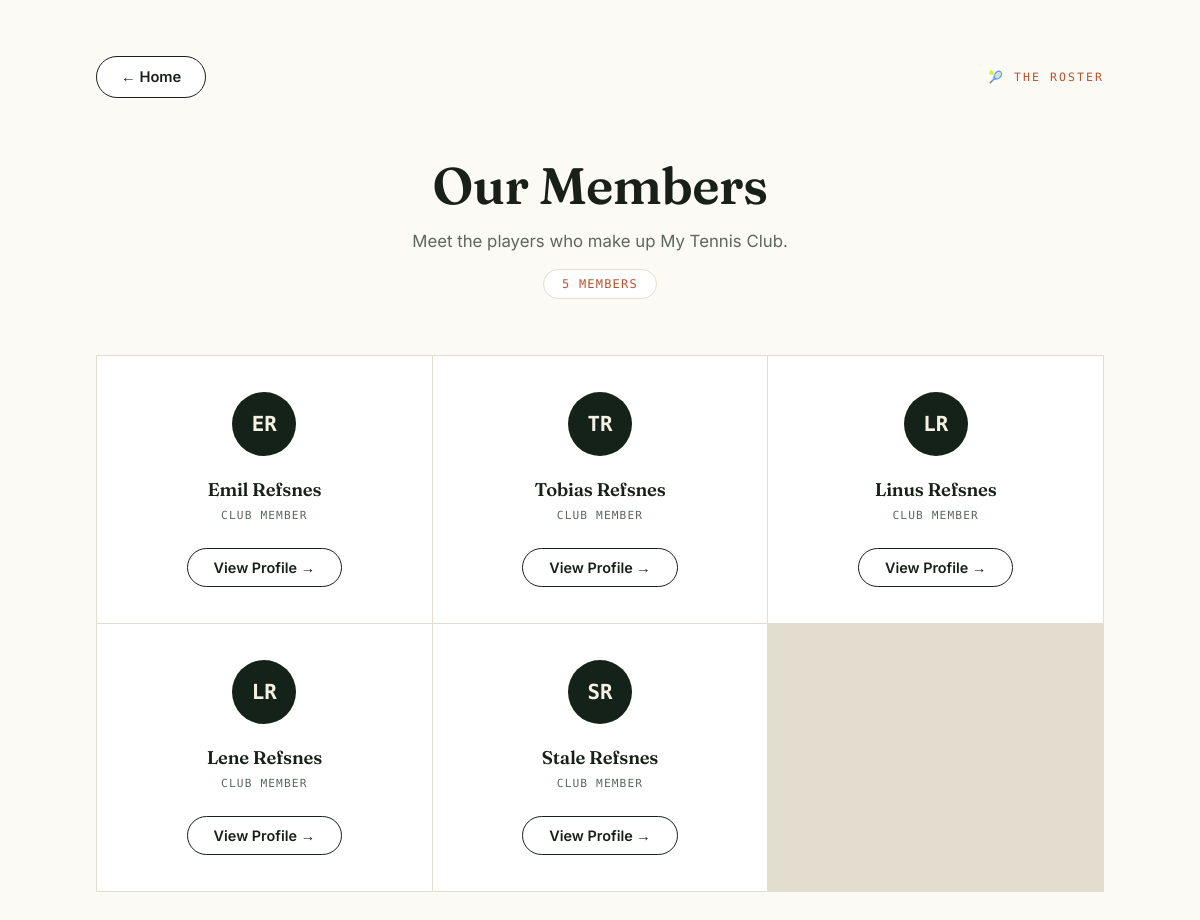
/members/, run on an earlier commit of the app's database.
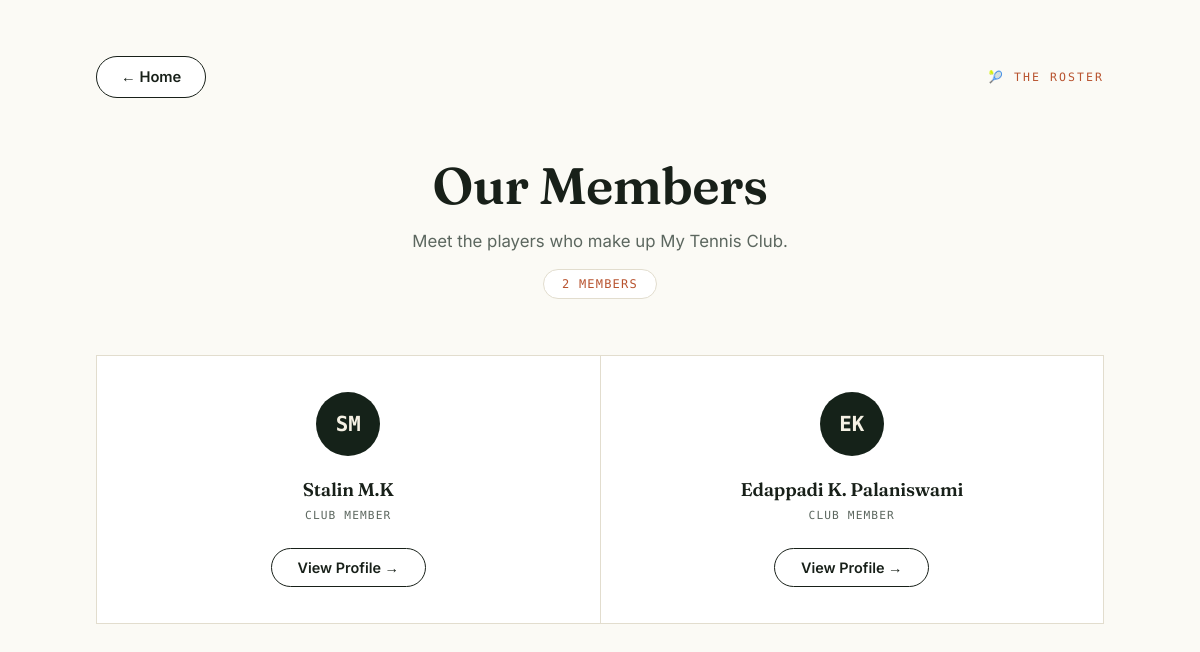
And on a later commit of the database.
### members/models.py (models this page shows)
class Member(models.Model):
    first_name = models.CharField(max_length=30)
    last_name = models.CharField(max_length=30)
    phone = models.IntegerField(null=True)
    joined_date = models.DateField(null=True)

### members/views.py (the view)
# urls.py: path('', views.members, name='members'),
def members(request):
    mymembers = Member.objects.all().values()
    template = loader.get_template('all_members.html')
    context = {
        'mymembers': mymembers,
    }
    return HttpResponse(template.render(context, request))

### members/templates/all_members.html (shortened to what this page needs)
{% extends "master.html" %}
{% block content %}
<div class="members-page members-container">
    <div class="top-bar">
        <a href="{% url 'main' %}" class="back-btn">
            ← Home
        </a>
        <span class="tc-eyebrow">🎾 The Roster</span>
    </div>
    <div class="heading">
        <h1>Our Members</h1>
        <p>Meet the players who make up My Tennis Club.</p>
        {% if mymembers %}
        <span class="roster-count">{{ mymembers|length }} Member{{ mymembers|length|pluralize }}</span>
        {% endif %}
    </div>
    {% if mymembers %}
    <div class="members-grid">
        {% for x in mymembers %}
        <div class="member-card">
            <div class="avatar">
                {{ x.first_name|slice:":1" }}{{ x.last_name|slice:":1" }}
            </div>
            <h2>{{ x.first_name }} {{ x.last_name }}</h2>
            <span class="role">Club Member</span>
            <a href="{% url 'details' x.id %}" class="view-btn">
                View Profile →
            </a>
        </div>
        {% endfor %}
    </div>
    {% else %}
    <div class="empty">
        <span class="empty-icon">🎾</span>
        <h2>No members yet</h2>
        <p>Once players join the club, they'll show up here.</p>
    </div>
    {% endif %}
</div>
{% endblock %}

### members/templates/master.html (shortened to what this page needs)
<!DOCTYPE html>
<html>
<head>
</head>
<body>
{% block content %}
{% endblock %}
</body>
</html>

### members/templates/all_members.html (style rules this page uses)
* { margin:0; padding:0; box-sizing:border-box; }
:root { --clubhouse:#152219; --clubhouse-2:#1c3024; --chalk:#f5f1e4; --clay:#b8532f; --turf:#3f5c42; --ink:#182019; --muted:#5c675f; --line:rgba(245,241,228,0.16); --border-light:#e2ddce; }
body { background:#fbfaf5; color:var(--ink); font-family:'Inter',sans-serif; -webkit-font-smoothing:antialiased; }
.members-page h1, .members-page h2 { font-family:'Fraunces',serif; font-weight:600; letter-spacing:-0.01em; }
.members-container { min-height:100vh; padding:56px 8% 90px; }
.top-bar { display:flex; justify-content:space-between; align-items:center; margin-bottom:56px; flex-wrap:wrap; gap:20px; }
.tc-eyebrow { font-family:'Space Mono',monospace; font-size:0.72rem; letter-spacing:0.18em; text-transform:uppercase; color:var(--clay); }
.back-btn { color:var(--ink); text-decoration:none; font-weight:600; font-size:0.92rem; padding:11px 24px; border:1px solid var(--ink); border-radius:50px; background:#fff; transition:background .25s ease, color .25s ease, transform .25s ease; }
.heading { text-align:center; margin-bottom:56px; }
.heading h1 { font-size:clamp(2.2rem, 4.5vw, 3.2rem); margin-bottom:14px; }
.heading p { color:var(--muted); font-size:1.05rem; }
.roster-count { display:inline-block; margin-top:18px; font-family:'Space Mono',monospace; font-size:0.75rem; letter-spacing:0.1em; text-transform:uppercase; color:var(--clay); border:1px solid var(--border-light); border-radius:30px; padding:7px 18px; background:#fff; }
.members-grid { display:grid; grid-template-columns:repeat(auto-fit,minmax(260px,1fr)); gap:1px; background:var(--border-light); border:1px solid var(--border-light); max-width:1100px; margin:0 auto; }
.member-card { background:#fff; padding:36px 26px; text-align:center; transition:background .3s ease, color .3s ease; position:relative; }
.avatar { width:64px; height:64px; margin:auto; border-radius:50%; background:var(--clubhouse); color:var(--chalk); display:flex; justify-content:center; align-items:center; font-family:'Space Mono',monospace; font-size:1.3rem; font-weight:700; margin-bottom:22px; transition:background .3s ease, color .3s ease; }
.member-card h2 { font-size:1.15rem; margin-bottom:8px; transition:color .3s ease; }
.member-card .role { font-family:'Space Mono',monospace; font-size:0.7rem; letter-spacing:0.1em; text-transform:uppercase; color:var(--muted); margin-bottom:26px; display:block; transition:color .3s ease; }
.view-btn { display:inline-block; text-decoration:none; color:var(--ink); padding:10px 26px; border-radius:40px; font-weight:600; font-size:0.9rem; border:1px solid var(--ink); transition:background .25s ease, color .25s ease; }

What changed in the data, as far as the page shows it:
removed Member: first_name "E", last_name "R", first_name "Emil", last_name "Refsnes"
removed Member: first_name "T", last_name "R", first_name "Tobias", last_name "Refsnes"
removed Member: first_name "L", last_name "R", first_name "Linus", last_name "Refsnes"
removed Member: first_name "L", last_name "R", first_name "Lene", last_name "Refsnes"
removed Member: first_name "S", last_name "R", first_name "Stale", last_name "Refsnes"
added Member: first_name "S", last_name "M", first_name "Stalin", last_name "M.K"
added Member: first_name "E", last_name "K", first_name "Edappadi", last_name "K. Palaniswami"
Also different on the page:
{{ mymembers|length }}: "5" → "2"
